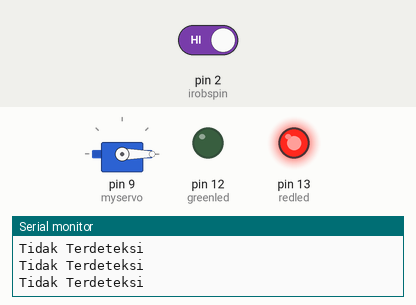
Recording of a sketch running on a simulated Arduino Uno, built with avr-gcc and run on an emulated ATmega328P. On the bench: servo, output pins drawn as LEDs (lit = HIGH), the last lines printed to the serial monitor. Inputs (shaded band) come from the test bench; at power-on: pin 2 (irobspin) HIGH.

Above: at 1.2 s.
1.3 s: pin 2 (irobspin) driven LOW
At 2.5 s:
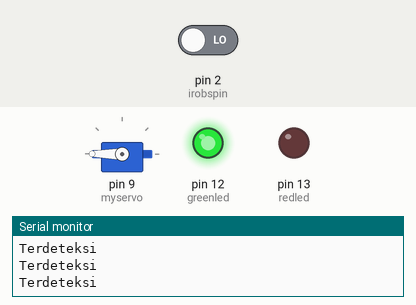
2.8 s: pin 2 (irobspin) driven HIGH
At 3.3 s:
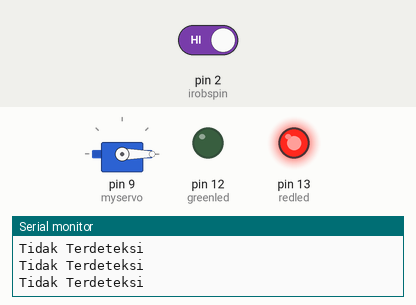
Timing chart, 0 to 5.8 s (numbered marks = the images above; inputs shaded):
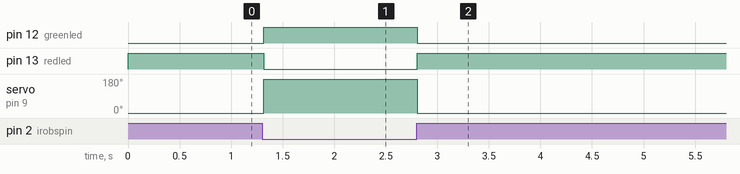

The sketch:

KODING_TEMPAT_SAMPAH_MALIKA.ino
```cpp
#include <Servo.h>
Servo myservo;
const int redled = 13;
const int greenled = 12;
const int irobspin = 2;
int obstacle = HIGH;
int angle=0;
int angleStop=50;

void setup() {
  // put your setup code here, to run once:
myservo.attach(9);
pinMode(irobspin, INPUT);
pinMode(redled, OUTPUT);
pinMode(greenled, OUTPUT);
Serial.begin(9600);
}

void loop() {
  // put your main code here, to run repeatedly:
obstacle = digitalRead(irobspin);
if (obstacle == LOW)
{
  myservo.write(270);
  digitalWrite(greenled, HIGH);
  digitalWrite(redled, LOW);
  Serial.println("Terdeteksi");
}
else
{
  myservo.write(0);
  digitalWrite(greenled, LOW);
  digitalWrite(redled, HIGH);
  Serial.println("Tidak Terdeteksi");
}
}
```

Measured:
- after the input at 1.3 s, pin 12 (greenled): LOW → HIGH at once; pin 13 (redled): HIGH → LOW at once; servo on pin 9 (myservo): 0° → 180° at once
- after the input at 2.8 s, pin 12 (greenled): HIGH → LOW at once; pin 13 (redled): LOW → HIGH at once; servo on pin 9 (myservo): 180° → 0° at once
